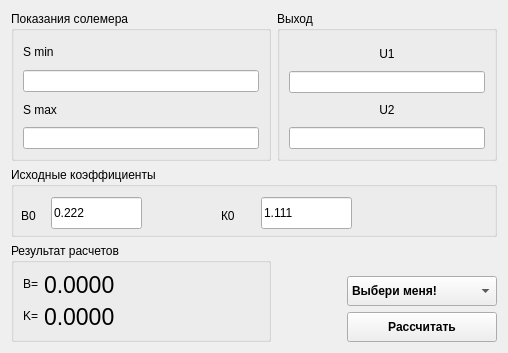
         <widget class="QWidget" name="DAC">
          <attribute name="title">
           <string>DAC</string>
          </attribute>
          <layout class="QGridLayout" name="gridLayout_8">
           <item row="4" column="2">
            <widget class="QPushButton" name="RasDAC">
             <property name="minimumSize">
              <size>
               <width>150</width>
               <height>30</height>
              </size>
             </property>
             <property name="maximumSize">
              <size>
               <width>200</width>
               <height>50</height>
              </size>
             </property>
             <property name="font">
              <font>
               <weight>75</weight>
               <bold>true</bold>
              </font>
             </property>
             <property name="text">
              <string>Рассчитать</string>
             </property>
            </widget>
           </item>
           <item row="0" column="1" colspan="2">
            <widget class="QGroupBox" name="reVich">
             <property name="minimumSize">
              <size>
               <width>220</width>
               <height>150</height>
              </size>
             </property>
             <property name="maximumSize">
              <size>
               <width>16777215</width>
               <height>250</height>
              </size>
             </property>
             <property name="title">
              <string>Выход</string>
             </property>
             <layout class="QVBoxLayout" name="verticalLayout_11">
              <property name="spacing">
               <number>3</number>
              </property>
              <item>
               <widget class="QLabel" name="remin">
                <property name="text">
                 <string>U1</string>
                </property>
                <property name="alignment">
                 <set>Qt::AlignCenter</set>
                </property>
               </widget>
              </item>
              <item>
               <widget class="QLineEdit" name="UImin">
                <property name="inputMethodHints">
                 <set>Qt::ImhFormattedNumbersOnly</set>
                </property>
               </widget>
              </item>
              <item>
               <widget class="QLabel" name="remax">
                <property name="text">
                 <string>U2</string>
                </property>
                <property name="alignment">
                 <set>Qt::AlignCenter</set>
                </property>
               </widget>
              </item>
              <item>
               <widget class="QLineEdit" name="UImax">
                <property name="inputMethodHints">
                 <set>Qt::ImhFormattedNumbersOnly</set>
                </property>
               </widget>
              </item>
             </layout>
            </widget>
           </item>
           <item row="0" column="0">
            <widget class="QGroupBox" name="groupBox_21">
             <property name="minimumSize">
              <size>
               <width>220</width>
               <height>150</height>
              </size>
             </property>
             <property name="maximumSize">
              <size>
               <width>16777215</width>
               <height>250</height>
              </size>
             </property>
             <property name="title">
              <string>Показания солемера</string>
             </property>
             <layout class="QVBoxLayout" name="verticalLayout_10">
              <item>
               <widget class="QLabel" name="label_45">
                <property name="text">
                 <string>S min</string>
                </property>
               </widget>
              </item>
              <item>
               <widget class="QLineEdit" name="SminDac">
                <property name="inputMethodHints">
                 <set>Qt::ImhFormattedNumbersOnly</set>
                </property>
               </widget>
              </item>
              <item>
               <widget class="QLabel" name="label_46">
                <property name="text">
                 <string>S max</string>
                </property>
               </widget>
              </item>
              <item>
               <widget class="QLineEdit" name="SmaxDac">
                <property name="inputMethodHints">
                 <set>Qt::ImhFormattedNumbersOnly</set>
                </property>
               </widget>
              </item>
             </layout>
            </widget>
           </item>
           <item row="1" column="0" colspan="3">
            <widget class="QGroupBox" name="groupBox_23">
             <property name="minimumSize">
              <size>
               <width>360</width>
               <height>70</height>
              </size>
             </property>
             <property name="maximumSize">
              <size>
               <width>600</width>
               <height>100</height>
              </size>
             </property>
             <property name="title">
              <string>Исходные коэффициенты</string>
             </property>
             <widget class="QLineEdit" name="Bt0Dac">
              <property name="geometry">
               <rect>
                <x>40</x>
                <y>30</y>
                <width>91</width>
                <height>32</height>
               </rect>
              </property>
              <property name="inputMethodHints">
               <set>Qt::ImhFormattedNumbersOnly</set>
              </property>
              <property name="text">
               <string>0.222</string>
              </property>
             </widget>
             <widget class="QLabel" name="label_49">
              <property name="geometry">
               <rect>
                <x>10</x>
                <y>40</y>
                <width>31</width>
                <height>18</height>
               </rect>
              </property>
              <property name="text">
               <string>B0</string>
              </property>
             </widget>
             <widget class="QLineEdit" name="Kt0Dac">
              <property name="geometry">
               <rect>
                <x>250</x>
                <y>30</y>
                <width>91</width>
                <height>32</height>
               </rect>
              </property>
              <property name="inputMethodHints">
               <set>Qt::ImhFormattedNumbersOnly</set>
              </property>
              <property name="text">
               <string>1.111</string>
              </property>
             </widget>
             <widget class="QLabel" name="label_50">
              <property name="geometry">
               <rect>
                <x>210</x>
                <y>40</y>
                <width>31</width>
                <height>18</height>
               </rect>
              </property>
              <property name="text">
               <string>К0</string>
              </property>
             </widget>
            </widget>
           </item>
           <item row="2" column="0" rowspan="3">
            <widget class="QGroupBox" name="groupBox_24">
             <property name="minimumSize">
              <size>
               <width>260</width>
               <height>91</height>
              </size>
             </property>
             <property name="title">
              <string>Результат расчетов</string>
             </property>
             <layout class="QFormLayout" name="formLayout_5">
              <item row="0" column="0">
               <widget class="QLabel" name="label_51">
                <property name="text">
                 <string>B=</string>
                </property>
               </widget>
              </item>
              <item row="0" column="1">
               <widget class="QLabel" name="BtDac">
                <property name="font">
                 <font>
                  <pointsize>17</pointsize>
                 </font>
                </property>
                <property name="text">
                 <string>0.0000</string>
                </property>
               </widget>
              </item>
              <item row="1" column="0">
               <widget class="QLabel" name="label_52">
                <property name="text">
                 <string>K=</string>
                </property>
               </widget>
              </item>
              <item row="1" column="1">
               <widget class="QLabel" name="KtDac">
                <property name="font">
                 <font>
                  <pointsize>17</pointsize>
                 </font>
                </property>
                <property name="text">
                 <string>0.0000</string>
                </property>
               </widget>
              </item>
             </layout>
            </widget>
           </item>
           <item row="3" column="2">
            <widget class="QComboBox" name="RejDAC">
             <property name="minimumSize">
              <size>
               <width>150</width>
               <height>30</height>
              </size>
             </property>
             <property name="maximumSize">
              <size>
               <width>200</width>
               <height>50</height>
              </size>
             </property>
             <property name="font">
              <font>
               <weight>75</weight>
               <bold>true</bold>
              </font>
             </property>
             <item>
              <property name="text">
               <string>Выбери меня!</string>
              </property>
             </item>
             <item>
              <property name="text">
               <string>Напряжение</string>
              </property>
             </item>
             <item>
              <property name="text">
               <string>Ток</string>
              </property>
             </item>
            </widget>
           </item>
          </layout>
         </widget>
